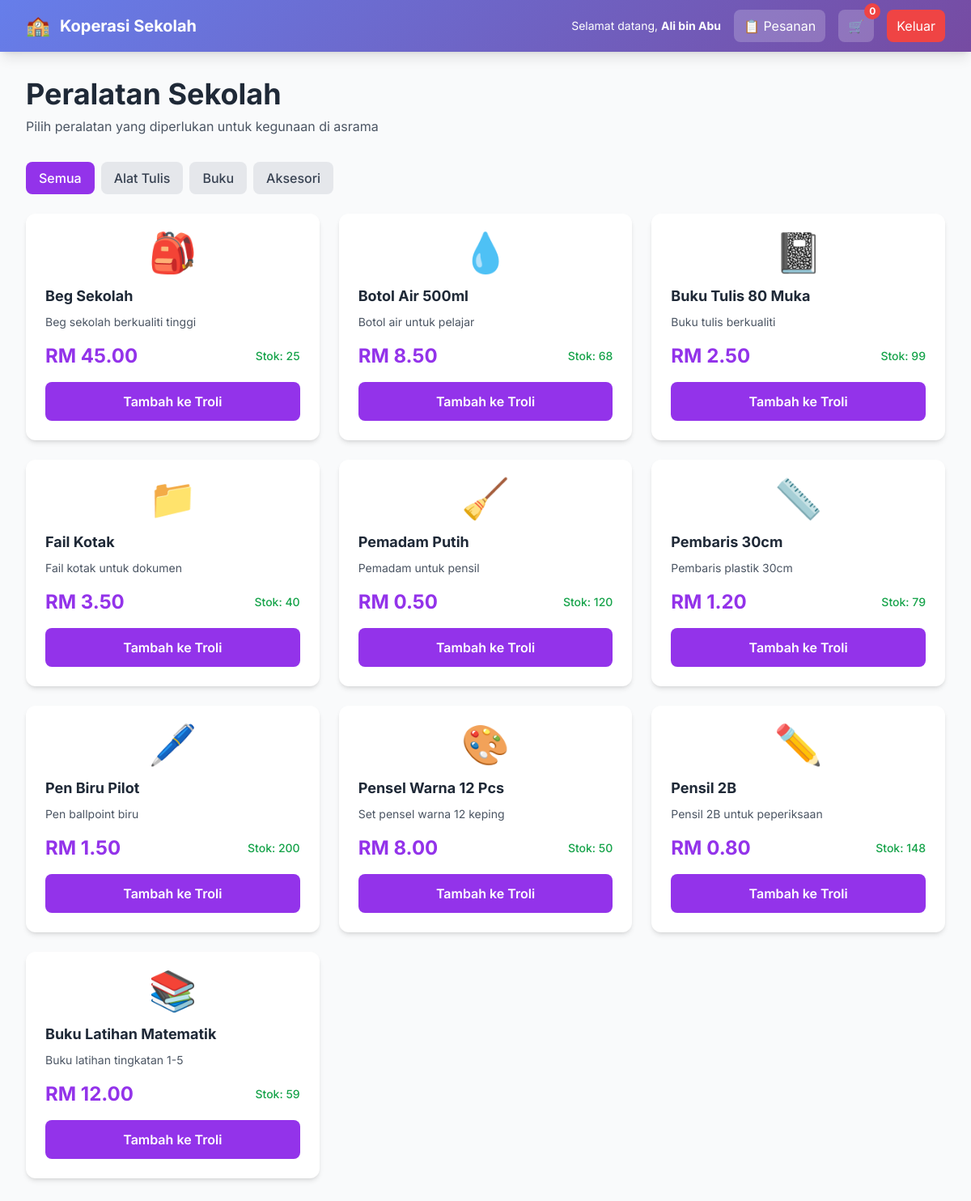
The page /student/dashboard (signed in) on the database its author committed.
### tables this page shows
CREATE TABLE products
                 (id INTEGER PRIMARY KEY AUTOINCREMENT,
                  name TEXT NOT NULL,
                  description TEXT,
                  price REAL NOT NULL,
                  stock INTEGER NOT NULL,
                  category TEXT,
                  image TEXT,
                  created_at TIMESTAMP DEFAULT CURRENT_TIMESTAMP);

### app.py (the view)
@app.route('/student/dashboard')
def student_dashboard():
    if 'user_id' not in session or session.get('role') != 'student':
        return redirect(url_for('login'))
    db = get_db()
    products = db.execute('SELECT * FROM products ORDER BY category, name').fetchall()
    db.close()
    return render_template('student_dashboard.html', products=products, user=session)

### app.py (called while the page is built)
def get_db():
    conn = sqlite3.connect('koperasi.db')
    conn.row_factory = sqlite3.Row
    return conn

### templates/student_dashboard.html (shortened to what this page needs)
{% extends "base.html" %}
{% block content %}
<nav class="gradient-bg text-white shadow-lg sticky top-0 z-40">
    <div class="max-w-7xl mx-auto px-4 sm:px-6 lg:px-8">
        <div class="flex justify-between items-center h-16">
            <div class="flex items-center">
                <span class="text-2xl mr-3">🏫</span>
                <span class="font-bold text-xl hidden sm:inline">Koperasi Sekolah</span>
            </div>
            <div class="flex items-center space-x-2 sm:space-x-4">
                <span class="hidden sm:inline text-sm">Selamat datang, <strong>{{ user.name }}</strong></span>
                <a href="{{ url_for('student_orders') }}"
                   class="bg-white/20 hover:bg-white/30 px-3 py-2 rounded-lg transition text-sm sm:text-base">
                    📋 Pesanan
                </a>
                <button onclick="showCart()"
                        class="bg-white/20 hover:bg-white/30 px-3 py-2 rounded-lg transition relative">
                    🛒
                    <span id="cartCount" class="absolute -top-2 -right-2 bg-red-500 text-white text-xs rounded-full w-5 h-5 flex items-center justify-center font-bold">0</span>
                </button>
                <a href="{{ url_for('logout') }}"
                   class="bg-red-500 hover:bg-red-600 px-3 py-2 rounded-lg transition text-sm sm:text-base">
                    Keluar
                </a>
            </div>
        </div>
    </div>
</nav>
<div class="max-w-7xl mx-auto px-4 sm:px-6 lg:px-8 py-8">
    <div class="mb-8">
        <h1 class="text-3xl sm:text-4xl font-bold text-gray-800 mb-2">Peralatan Sekolah</h1>
        <p class="text-gray-600">Pilih peralatan yang diperlukan untuk kegunaan di asrama</p>
    </div>
    <div class="mb-6 flex flex-wrap gap-2">
        <button onclick="filterCategory('all')"
                class="filter-btn px-4 py-2 rounded-lg bg-purple-600 text-white font-medium transition hover:bg-purple-700">
            Semua
        </button>
        <button onclick="filterCategory('Alat Tulis')"
                class="filter-btn px-4 py-2 rounded-lg bg-gray-200 text-gray-700 font-medium hover:bg-gray-300 transition">
            Alat Tulis
        </button>
        <button onclick="filterCategory('Buku')"
                class="filter-btn px-4 py-2 rounded-lg bg-gray-200 text-gray-700 font-medium hover:bg-gray-300 transition">
            Buku
        </button>
        <button onclick="filterCategory('Aksesori')"
                class="filter-btn px-4 py-2 rounded-lg bg-gray-200 text-gray-700 font-medium hover:bg-gray-300 transition">
            Aksesori
        </button>
    </div>
    <div class="grid grid-cols-1 sm:grid-cols-2 lg:grid-cols-3 xl:grid-cols-4 gap-6">
        {% for product in products %}
        <div class="bg-white rounded-xl shadow-md overflow-hidden card-hover product-card" data-category="{{ product.category }}">
            <div class="p-6">
                <div class="text-5xl mb-4 text-center">{{ product.image }}</div>
                <h3 class="font-bold text-lg text-gray-800 mb-2 line-clamp-2">{{ product.name }}</h3>
                <p class="text-gray-600 text-sm mb-4 line-clamp-2">{{ product.description }}</p>
                <div class="flex justify-between items-center mb-4">
                    <span class="text-2xl font-bold text-purple-600">RM {{ "%.2f"|format(product.price) }}</span>
                    <span class="text-sm {% if product.stock > 10 %}text-green-600{% elif product.stock > 0 %}text-orange-600{% else %}text-red-600{% endif %} font-medium">
                        Stok: {{ product.stock }}
                    </span>
                </div>
                {% if product.stock > 0 %}
                <button onclick="addToCart({{ product.id }}, '{{ product.name }}', {{ product.price }}, {{ product.stock }})"
                        class="w-full bg-purple-600 hover:bg-purple-700 text-white font-semibold py-3 rounded-lg transition transform hover:scale-105">
                    Tambah ke Troli
                </button>
                {% else %}
                <button disabled
                        class="w-full bg-gray-300 text-gray-500 font-semibold py-3 rounded-lg cursor-not-allowed">
                    Habis Stok
                </button>
                {% endif %}
            </div>
        </div>
        {% endfor %}
    </div>
</div>
{% endblock %}

### templates/base.html (style rules this page uses)
body { font-family: 'Inter', sans-serif; }
.gradient-bg { background: linear-gradient(135deg, #667eea 0%, #764ba2 100%); }
.card-hover { transition: transform 0.3s ease, box-shadow 0.3s ease; }

### rows shown on the page
products: image "🎒", name "Beg Sekolah", description "Beg sekolah berkualiti tinggi", price "45.00", stock "25"
products: image "💧", name "Botol Air 500ml", description "Botol air untuk pelajar", price "8.50", stock "68"
products: image "📓", name "Buku Tulis 80 Muka", description "Buku tulis berkualiti", price "2.50", stock "99"
products: image "📁", name "Fail Kotak", description "Fail kotak untuk dokumen", price "3.50", stock "40"
products: image "🧹", name "Pemadam Putih", description "Pemadam untuk pensil", price "0.50", stock "120"
products: image "📏", name "Pembaris 30cm", description "Pembaris plastik 30cm", price "1.20", stock "79"
products: image "🖊️", name "Pen Biru Pilot", description "Pen ballpoint biru", price "1.50", stock "200"
products: image "🎨", name "Pensel Warna 12 Pcs", description "Set pensel warna 12 keping", price "8.00", stock "50"
products: image "✏️", name "Pensil 2B", description "Pensil 2B untuk peperiksaan", price "0.80", stock "148"
products: image "📚", name "Buku Latihan Matematik", description "Buku latihan tingkatan 1-5", price "12.00", stock "59"

### other values the page prints
{{ user.name }} "Ali bin Abu"
